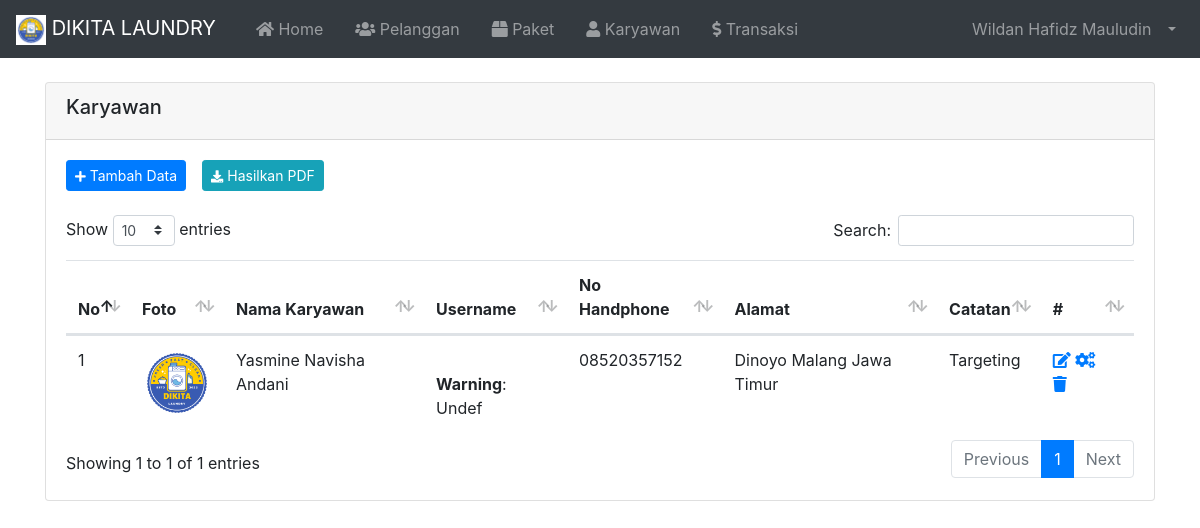
The app's page /index.php?page=Karyawan (signed in) with its own data.
### tables this page shows
CREATE TABLE `tbl_karyawan` (
  `id` int(11) NOT NULL,
  `nama` varchar(100) NOT NULL,
  `username` varchar(30) NOT NULL,
  `password` varchar(255) NOT NULL,
  `email` varchar(255) NOT NULL,
  `no_hp` varchar(20) NOT NULL,
  `alamat` varchar(100) NOT NULL,
  `catatan` varchar(255) NOT NULL,
  `image` varchar(255) NOT NULL,
  `role` varchar(20) NOT NULL
);

### index.php (called while the page is built, shortened)
<?php
require 'load/config.php';
require 'load/function.php';
?>
<?php require_once 'header.php'; ?>
<?php require 'content.php'; ?>
<?php require_once 'footer.php'; ?>

### load/function.php (called while the page is built, shortened)
<?php
require 'config.php';
function viewDatas($query)
{
  global $koneksi;
  $result = mysqli_query($koneksi, $query);
  $rows = [];
  while ($row = mysqli_fetch_assoc($result)) {
    $rows[] = $row;
  }
  return $rows;
}

### page/karyawan/karyawan.php (the view, shortened to what this page needs)
<div class="container">
  <div class="card mt-4">
    <div class="card-header">
      <h5>Karyawan</h5>
    </div>
    <div class="card-body">
      <div class="d-flex justify-content-start mb-4">
        <a href="?page=TambahKaryawan" type="button" class="btn btn-sm btn-primary mr-3"><i class="fas fa-plus fa-sm text-white"></i> Tambah Data</a>
        <a href="page/karyawan/laporankaryawan.php" target="_blank" type="button" class="btn btn-sm btn-info mr-3"><i class="fas fa-download fa-sm text-white"></i> Hasilkan PDF</a>
      </div>
      <table id="dataTables" class="table table-hover">
        <thead>
          <tr>
            <th>No</th>
            <th>Foto</th>
            <th>Nama Karyawan</th>
            <th>Username</th>
            <th>No Handphone</th>
            <th>Alamat</th>
            <th>Catatan</th>
            <th>#</th>
          </tr>
        </thead>
        <tbody>
          <?php $no = 1; ?>
          <?php $karyawan = viewDatas("SELECT * FROM `tbl_karyawan` WHERE tbl_karyawan.role = 'Karyawan'"); ?>
          <?php foreach($karyawan as $data) : ?>
          <tr>
            <td><?= $no++;?></td>
            <td><img class="img" width="70px" height="70px" src="upload/karyawan/<?= $data['image']; ?>"
                alt="<?= $data['nama']; ?>">
            <td><?= $data['nama']; ?></td>
            <td><?= $data['username']; ?></td>
            <td><?= $data['no_hp']; ?></td>
            <td><?= $data['alamat']; ?></td>
            <td><?= $data['catatan']; ?></td>
            <td>
              <a href="?page=EditKaryawan&id=<?php echo $data['id']; ?>">
                <span class="fas fa-edit"></span>
              </a>
              <a href="?page=PengaturanKaryawan&id=<?php echo $data['id']; ?>">
                <span class="fas fa-cogs"></span>
              </a>
              <a href="?page=HapusKaryawan&id=<?php echo $data['id']; ?>"
                onclick="return confirm('Yakin ingin hapus <?= $data['nama']; ?>');">
                <span class="fas fa-trash"></span>
            </td>
          </tr>
          <?php endforeach; ?>
        </tbody>
      </table>
    </div>
  </div>
</div>

### header.php (shortened to what this page needs)
<?php
$id = $_SESSION['id'];
$result = mysqli_query($koneksi, "SELECT * FROM tbl_karyawan WHERE id = '$id'");
$user = mysqli_fetch_assoc($result);
?>
<!DOCTYPE html>
<html lang="en">
<head>
    <link rel="stylesheet" href="asset/vendor/bootstrap-4.5.3/css/bootstrap.min.css">
    <link rel="stylesheet" href="asset/vendor/fontawesome/css/all.min.css">
    <link rel="stylesheet" href="asset/vendor/datatables-b4/datatables.min.css">
</head>
<body>
    <nav class="navbar navbar-expand-lg navbar-dark bg-dark">
        <a class="navbar-brand" href="index.php">
            <img src="asset/img/logo.png" width="30" height="30" alt="">
            DIKITA LAUNDRY
        </a>
        <div class="collapse navbar-collapse" id="navbarSupportedContent">
            <ul class="navbar-nav mr-auto">
                <li class="nav-item ml-3">
                    <a class="nav-link" href="index.php"><i class="fas fa-home"></i> Home<span class="sr-only">(current)</span></a>
                </li>
                <li class="nav-item ml-3">
                    <a class="nav-link" href="?page=Pelanggan"><i class="fas fa-users"></i> Pelanggan</a>
                </li>
                <li class="nav-item ml-3">
                    <a class="nav-link" href="?page=Paket"><i class="fas fa-box"></i> Paket</a>
                </li>
                <?php if ($user['role'] == 'Admin') : ?>
                    <li class="nav-item ml-3">
                        <a class="nav-link" href="?page=Karyawan"><i class="fas fa-user"></i> Karyawan</a>
                    </li>
                <?php endif; ?>
                <li class="nav-item ml-3">
                    <a class="nav-link " href="?page=Transaksi"><i class="fas fa-dollar-sign"></i> Transaksi</a>
                </li>
            </ul>
            <ul class="navbar-nav ml-auto">
                <li class="nav-item dropdown">
                    <a class="nav-link dropdown-toggle" href="#" id="userDropdown" role="button" data-toggle="dropdown" aria-haspopup="true" aria-expanded="false">
                        <span class="mr-2 d-none d-lg-inline"><?= $user['nama']; ?></span>
                    </a>
                </li>
            </ul>
        </div>
    </nav>

### records on screen
tbl_karyawan: nama "Wildan Hafidz Mauludin"
tbl_karyawan: image (picture), nama "Yasmine Navisha Andani", username "Warning : Undef", no_hp "08520357152", alamat "Dinoyo Malang Jawa Timur", catatan "Targeting"
